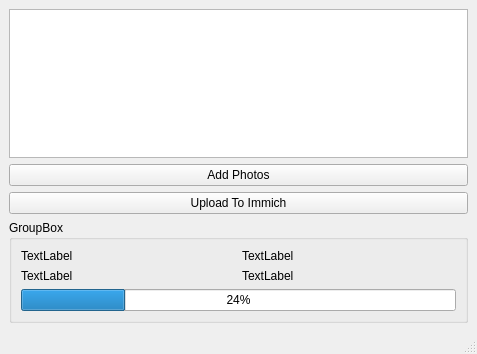
<?xml version="1.0" encoding="UTF-8"?>
<ui version="4.0">
 <class>MainWindow</class>
 <widget class="QMainWindow" name="MainWindow">
  <property name="geometry">
   <rect>
    <x>0</x>
    <y>0</y>
    <width>477</width>
    <height>354</height>
   </rect>
  </property>
  <property name="windowTitle">
   <string>MainWindow</string>
  </property>
  <widget class="QWidget" name="centralwidget">
   <layout class="QGridLayout" name="gridLayout">
    <item row="0" column="0">
     <widget class="QListWidget" name="fileList"/>
    </item>
    <item row="2" column="0">
     <widget class="QPushButton" name="uploadFilesButton">
      <property name="text">
       <string>Upload To Immich</string>
      </property>
     </widget>
    </item>
    <item row="1" column="0">
     <widget class="QPushButton" name="addPhotosButton">
      <property name="text">
       <string>Add Photos</string>
      </property>
     </widget>
    </item>
    <item row="3" column="0">
     <widget class="QGroupBox" name="serverInfoBox">
      <property name="title">
       <string>GroupBox</string>
      </property>
      <layout class="QGridLayout" name="gridLayout_2">
       <item row="1" column="0">
        <widget class="QLabel" name="fileCountLabel">
         <property name="text">
          <string>TextLabel</string>
         </property>
        </widget>
       </item>
       <item row="1" column="1">
        <widget class="QLabel" name="uploadedFilesLabel">
         <property name="text">
          <string>TextLabel</string>
         </property>
        </widget>
       </item>
       <item row="0" column="0">
        <widget class="QLabel" name="serverSizeLabel">
         <property name="text">
          <string>TextLabel</string>
         </property>
        </widget>
       </item>
       <item row="0" column="1">
        <widget class="QLabel" name="totalFilesLabel">
         <property name="text">
          <string>TextLabel</string>
         </property>
        </widget>
       </item>
       <item row="2" column="0" colspan="2">
        <widget class="QProgressBar" name="progressBar">
         <property name="value">
          <number>24</number>
         </property>
        </widget>
       </item>
      </layout>
     </widget>
    </item>
   </layout>
  </widget>
  <widget class="QMenuBar" name="menubar">
   <property name="geometry">
    <rect>
     <x>0</x>
     <y>0</y>
     <width>477</width>
     <height>24</height>
    </rect>
   </property>
  </widget>
  <widget class="QStatusBar" name="statusbar"/>
 </widget>
 <resources/>
 <connections/>
</ui>
